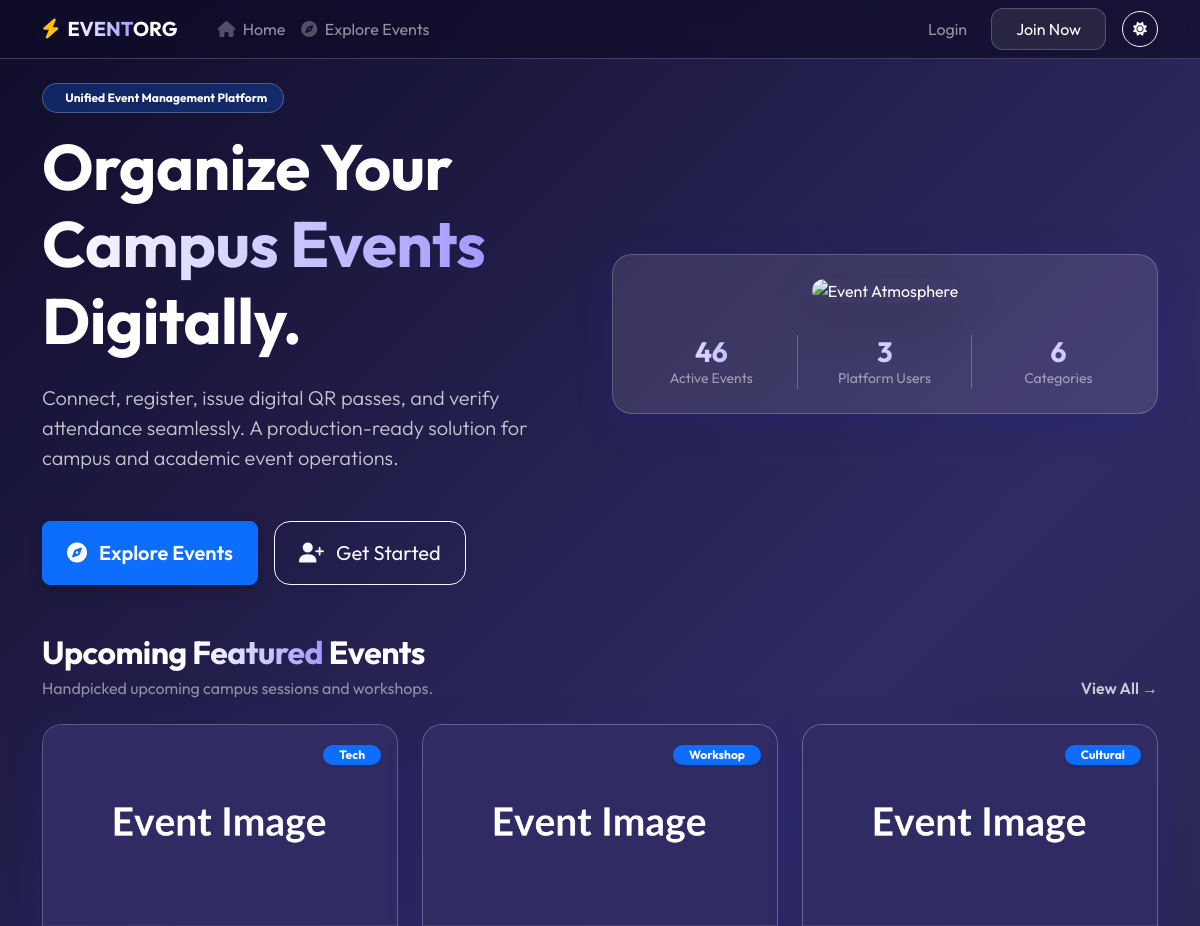
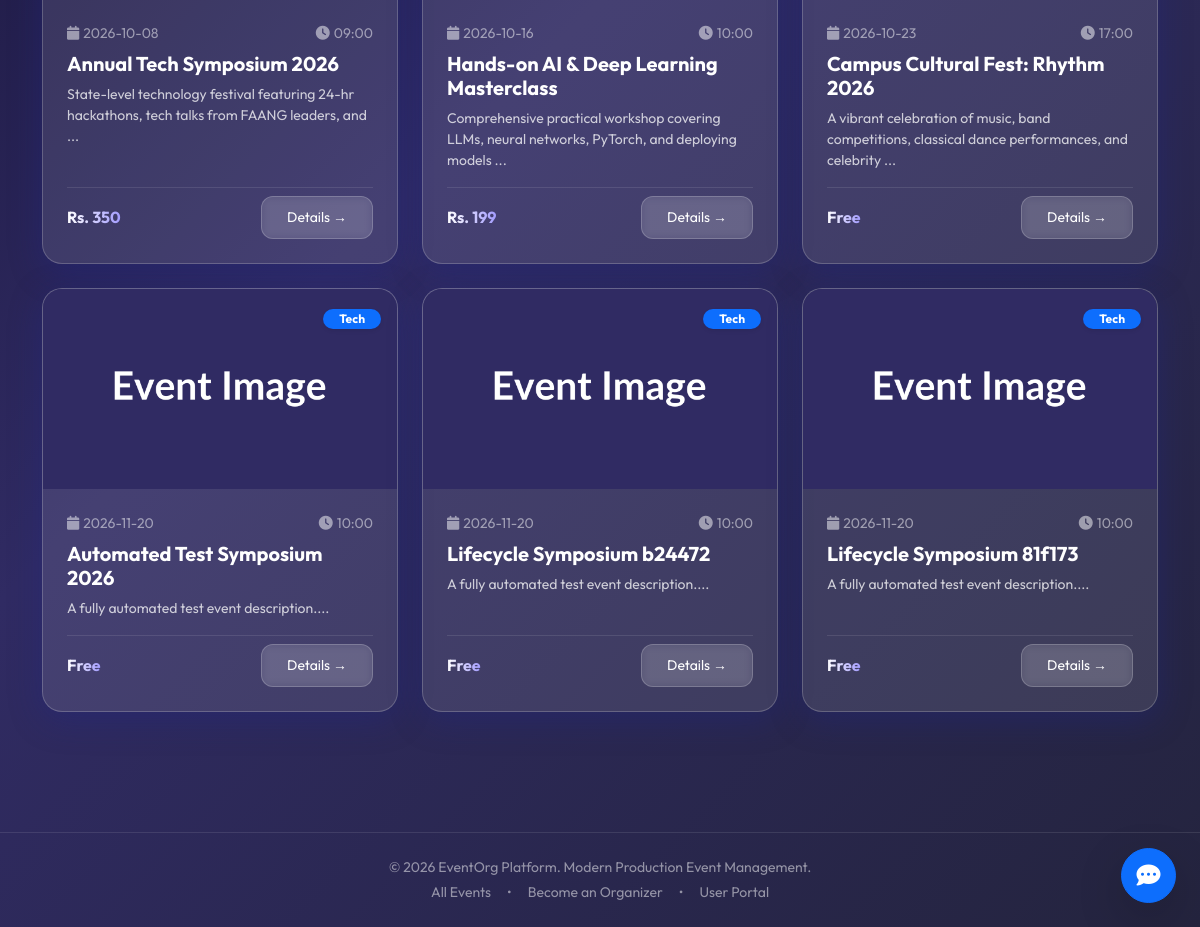
The page / on the database its author committed (2 pictures, top to bottom).
### tables this page shows
CREATE TABLE events (
    event_id INTEGER PRIMARY KEY AUTOINCREMENT,
    title VARCHAR(200) NOT NULL,
    description TEXT,
    date DATE NOT NULL,
    time TIME NOT NULL,
    venue VARCHAR(200) NOT NULL,
    category VARCHAR(50),
    price DECIMAL(10, 2) DEFAULT 0.00,
    is_paid INTEGER DEFAULT 0,
    max_participants INT NOT NULL,
    current_participants INT DEFAULT 0,
    deadline DATETIME NOT NULL,
    image_url VARCHAR(255),
    created_at DATETIME DEFAULT CURRENT_TIMESTAMP
, organizer_id INTEGER DEFAULT 1, end_time TIME, address VARCHAR(255), city VARCHAR(100), contact_email VARCHAR(100), contact_phone VARCHAR(20), requirements TEXT, tags VARCHAR(255), status VARCHAR(30) DEFAULT 'PUBLISHED', rejection_reason TEXT);

### app.py (the view)
@app.route('/')
def home():
    db = get_db()
    sync_event_lifecycle(db)
    events = db.execute('''
        SELECT * FROM events
        WHERE status = 'PUBLISHED'
        ORDER BY date ASC LIMIT 6
    ''').fetchall()
    stats = {
        'events': db.execute('SELECT COUNT(*) as c FROM events WHERE status = "PUBLISHED"').fetchone()['c'],
        'users': db.execute('SELECT COUNT(*) as c FROM users WHERE role != "admin"').fetchone()['c'],
        'categories': db.execute('SELECT COUNT(*) as c FROM categories').fetchone()['c']
    }
    db.close()
    return render_template('home.html', events=events, stats=stats)

### app.py (called while the page is built, shortened)
def get_db():
    db = sqlite3.connect(DATABASE)
    db.row_factory = sqlite3.Row
    db.execute("PRAGMA foreign_keys = ON;")
    return db

def sync_event_lifecycle(db=None):
    close_db = False
    if db is None:
        db = get_db()
        close_db = True
    try:
        today_str = datetime.now().strftime('%Y-%m-%d')
        db.execute('''
            UPDATE events
            SET status = 'COMPLETED'
            WHERE date < ? AND status IN ('PUBLISHED', 'ONGOING')
        ''', (today_str,))
        db.commit()
    except Exception as e:
        app.logger.warning(f"Lifecycle sync notice: {e}")
    finally:
        if close_db:
            db.close()

@app.context_processor
def inject_global_data():
    unread_count = 0
    return {
        'unread_notifications_count': unread_count,
        'current_year': datetime.now().year,
        'now_date': datetime.now().strftime('%Y-%m-%d')
    }

### templates/home.html (shortened to what this page needs)
{% extends "base.html" %}
{% block content %}
<div class="row min-vh-75 align-items-center mb-5">
    <div class="col-lg-6 animate-fade">
        <span class="badge bg-primary bg-opacity-25 text-white px-3 py-2 rounded-pill small mb-3 border border-light border-opacity-25">
             Unified Event Management Platform
        </span>
        <h1 class="display-3 fw-bold mb-4">Organize Your <span class="text-gradient">Campus Events</span> Digitally.</h1>
        <p class="lead mb-5 opacity-75">Connect, register, issue digital QR passes, and verify attendance seamlessly. A production-ready solution for campus and academic event operations.</p>
        <div class="d-flex flex-wrap gap-3">
            <a href="/events" class="btn btn-primary btn-lg px-4 py-3 fw-semibold shadow">
                <i class="fas fa-compass me-2"></i> Explore Events
            </a>
            {% if not session.get('user_id') %}
            <a href="/register" class="btn btn-outline-light btn-lg px-4 py-3 rounded-4">
                <i class="fas fa-user-plus me-2"></i> Get Started
            </a>
            {% else %}
            <a href="/dashboard" class="btn btn-outline-light btn-lg px-4 py-3 rounded-4">
                <i class="fas fa-th-large me-2"></i> My Dashboard
            </a>
            {% endif %}
        </div>
    </div>
    <div class="col-lg-6 d-none d-lg-block animate-fade" style="animation-delay: 0.2s;">
        <div class="glass-card p-4 text-center">
            <img src="https://images.unsplash.com/photo-1540575861501-7ad0582373f2?auto=format&fit=crop&q=80&w=800"
                alt="Event Atmosphere" class="img-fluid rounded-4 shadow-lg mb-4" style="height: 280px; width: 100%; object-fit: cover;">
            <div class="row mt-2">
                <div class="col-4 border-end border-light border-opacity-25">
                    <h3 class="fw-bold mb-0 text-gradient">{{ stats.events }}</h3>
                    <p class="small opacity-50 mb-0">Active Events</p>
                </div>
                <div class="col-4 border-end border-light border-opacity-25">
                    <h3 class="fw-bold mb-0 text-gradient">{{ stats.users }}</h3>
                    <p class="small opacity-50 mb-0">Platform Users</p>
                </div>
                <div class="col-4">
                    <h3 class="fw-bold mb-0 text-gradient">{{ stats.categories }}</h3>
                    <p class="small opacity-50 mb-0">Categories</p>
                </div>
            </div>
        </div>
    </div>
</div>
<section class="mb-5">
    <div class="d-flex justify-content-between align-items-end mb-4 animate-fade">
        <div>
            <h2 class="fw-bold mb-1">Upcoming <span class="text-gradient">Featured</span> Events</h2>
            <p class="opacity-50 mb-0">Handpicked upcoming campus sessions and workshops.</p>
        </div>
        <a href="/events" class="text-decoration-none text-white opacity-75 hover-opacity-100 fw-semibold">View All &rarr;</a>
    </div>
    <div class="row g-4">
        {% for event in events %}
        <div class="col-md-6 col-lg-4 animate-fade" style="animation-delay: {{ loop.index0 * 0.1 }}s;">
            <div class="glass-card h-100 overflow-hidden d-flex flex-column">
                <div class="position-relative">
                    <img src="{{ event.image_url or '/static/placeholder.png' }}"
                        onerror="this.onerror=null; this.src='/static/placeholder.png';"
                        alt="{{ event.title }}" class="img-fluid w-100" style="height: 200px; object-fit: cover;">
                    <div class="position-absolute top-0 end-0 m-3">
                        <span class="badge bg-primary rounded-pill px-3 py-1 shadow-sm">{{ event.category }}</span>
                    </div>
                </div>
                <div class="p-4 d-flex flex-column flex-grow-1">
                    <div class="d-flex justify-content-between align-items-baseline mb-2">
                        <span class="small opacity-50"><i class="fas fa-calendar me-1"></i>{{ event.date }}</span>
                        <span class="small opacity-50"><i class="fas fa-clock me-1"></i>{{ event.time }}</span>
                    </div>
                    <h5 class="fw-bold mb-2 text-white">{{ event.title }}</h5>
                    <p class="small opacity-75 mb-3 flex-grow-1">{{ event.description[:95] }}...</p>
                    <div class="d-flex justify-content-between align-items-center mt-auto pt-2 border-top border-light border-opacity-10">
                        <span class="fw-bold text-gradient">{{ ("Rs. " + event.price|string) if event.is_paid else "Free" }}</span>
                        <a href="/event/{{ event.event_id }}" class="btn btn-sm btn-glass">Details &rarr;</a>
                    </div>
                </div>
            </div>
        </div>
        {% else %}
        <div class="col-12 text-center py-5">
            <p class="opacity-50">No events found yet. Check back later!</p>
        </div>
        {% endfor %}
    </div>
</section>
{% endblock %}

### templates/base.html (shortened to what this page needs)
<!DOCTYPE html>
<html lang="en">
<head>
    <link href="https://cdn.jsdelivr.net/npm/bootstrap@5.3.0/dist/css/bootstrap.min.css" rel="stylesheet">
    <link rel="stylesheet" href="https://cdnjs.cloudflare.com/ajax/libs/font-awesome/6.4.0/css/all.min.css">
    <link rel="stylesheet" href="{{ url_for('static', filename='css/style.css') }}">
</head>
<body>
    <nav class="navbar navbar-expand-lg navbar-dark glass-nav sticky-top">
        <div class="container">
            <a class="navbar-brand fw-bold d-flex align-items-center gap-2" href="/">
                <i class="fas fa-bolt text-warning"></i>
                <span><span class="text-gradient">EVENT</span>ORG</span>
            </a>
            <div class="collapse navbar-collapse" id="navbarNav">
                <ul class="navbar-nav me-auto ms-lg-3">
                    <li class="nav-item">
                        <a class="nav-link" href="/"><i class="fas fa-home me-1 opacity-50"></i> Home</a>
                    </li>
                    <li class="nav-item">
                        <a class="nav-link" href="/events"><i class="fas fa-compass me-1 opacity-50"></i> Explore Events</a>
                    </li>
                </ul>
                <ul class="navbar-nav ms-auto align-items-lg-center gap-2">
                    {% if session.get('user_id') %}
                        <li class="nav-item dropdown">
                            <a class="nav-link position-relative px-3" href="/notifications" title="Notifications">
                                <i class="fas fa-bell fa-lg"></i>
                                {% if unread_notifications_count and unread_notifications_count > 0 %}
                                <span class="position-absolute top-1 start-100 translate-middle badge rounded-pill bg-danger" style="font-size: 0.65rem;">
                                    {{ unread_notifications_count }}
                                </span>
                                {% endif %}
                            </a>
                        </li>
                        <li class="nav-item d-none d-lg-block">
                            <span class="badge bg-white bg-opacity-10 px-3 py-2 rounded-pill small border border-light border-opacity-25">
                                <i class="fas fa-circle text-success me-1" style="font-size: 8px;"></i>
                                {{ session.get('name', 'User') }}
                                <span class="text-gradient ms-1">({{ session.get('role', 'attendee')|capitalize }})</span>
                            </span>
                        </li>
                        <li class="nav-item">
                            <a class="nav-link btn-glass px-3 py-1 text-danger-hover" href="/logout">
                                <i class="fas fa-sign-out-alt me-1"></i> Logout
                            </a>
                        </li>
                    {% else %}
                        <li class="nav-item">
                            <a class="nav-link px-3" href="/login">Login</a>
                        </li>
                        <li class="nav-item">
                            <a class="btn btn-glass px-4 py-2" href="/register">Join Now</a>
                        </li>
                    {% endif %}
                    <li class="nav-item ms-lg-2">
                        <button id="theme-toggle" class="btn btn-sm btn-outline-light rounded-circle d-flex align-items-center justify-content-center" style="width: 36px; height: 36px;" title="Toggle Dark/Light Mode">
                            <i class="fas fa-sun"></i>
                        </button>
                    </li>
                </ul>
            </div>
        </div>
    </nav>
    <main class="container py-4">
        {% block content %}{% endblock %}
    </main>
    <button id="ai-trigger" class="btn btn-primary rounded-circle position-fixed bottom-0 end-0 m-4 shadow-lg z-3 d-flex justify-content-center align-items-center" style="width: 55px; height: 55px; transition: transform 0.3s;" onclick="document.getElementById('ai-assistant').style.display='block'; this.style.display='none';" title="Ask AI Assistant">
        <i class="fas fa-comment-dots fa-xl"></i>
    </button>
    <footer class="py-4 mt-5 text-center border-top border-light border-opacity-10">
        <div class="container">
            <p class="text-white-50 small mb-1">&copy; {{ current_year }} EventOrg Platform. Modern Production Event Management.</p>
            <div class="d-flex justify-content-center gap-3 opacity-50 small">
                <a href="/events" class="text-decoration-none text-white">All Events</a>
                <span>&bull;</span>
                <a href="/register" class="text-decoration-none text-white">Become an Organizer</a>
                <span>&bull;</span>
                <a href="/dashboard" class="text-decoration-none text-white">User Portal</a>
            </div>
        </div>
    </footer>
</body>
</html>

### static/css/style.css (style rules this page uses)
:root { --glass-bg: rgba(255, 255, 255, 0.1); --glass-border: rgba(255, 255, 255, 0.2); --glass-shadow: 0 8px 32px 0 rgba(31, 38, 135, 0.37); --primary-color: #6c5ce7; --secondary-color: #a29bfe; --text-color: #ffffff; --bg-gradient: linear-gradient(135deg, #0f0c29, #302b63, #24243e); }
body { background: var(--bg-gradient); background-attachment: fixed; color: var(--text-color); font-family: 'Outfit', sans-serif; min-height: 100vh; margin: 0; overflow-x: hidden; }
.glass-card { background: var(--glass-bg); backdrop-filter: blur(12px); -webkit-backdrop-filter: blur(12px); border-radius: 20px; border: 1px solid var(--glass-border); box-shadow: var(--glass-shadow); transition: transform 0.3s ease, box-shadow 0.3s ease; }
.glass-nav { background: rgba(15, 12, 41, 0.7); backdrop-filter: blur(10px); border-bottom: 1px solid var(--glass-border); }
.btn-glass { background: var(--glass-bg); border: 1px solid var(--glass-border); color: white; backdrop-filter: blur(5px); border-radius: 12px; padding: 10px 25px; transition: all 0.3s ease; }
h1, h2, h3 { font-weight: 700; letter-spacing: -0.5px; }
.text-gradient { background: linear-gradient(to right, #ffffff, #a29bfe); -webkit-background-clip: text; background-clip: text; -webkit-text-fill-color: transparent; }
.animate-fade { animation: fadeIn 0.8s ease forwards; }

### rows shown on the page
events: category "Tech", date "2026-10-08", time "09:00", title "Annual Tech Symposium 2026", description "State-level technology festival featuring 24-hr hackathons, tech talks from FAANG leaders, and", is_paid+price "Rs. 350"
events: category "Workshop", date "2026-10-16", time "10:00", title "Hands-on AI & Deep Learning Masterclass", description "Comprehensive practical workshop covering LLMs, neural networks, PyTorch, and deploying models", is_paid+price "Rs. 199"
events: category "Cultural", date "2026-10-23", time "17:00", title "Campus Cultural Fest: Rhythm 2026", description "A vibrant celebration of music, band competitions, classical dance performances, and celebrity", is_paid "Free"
events: category "Tech", date "2026-11-20", time "10:00", title "Automated Test Symposium 2026", description "A fully automated test event description.", is_paid "Free"
events: category "Tech", date "2026-11-20", time "10:00", title "Lifecycle Symposium b24472", description "A fully automated test event description.", is_paid "Free"
events: category "Tech", date "2026-11-20", time "10:00", title "Lifecycle Symposium 81f173", description "A fully automated test event description.", is_paid "Free"

### other values the page prints
{{ stats.events }} "46"
{{ stats.users }} "3"
{{ stats.categories }} "6"
